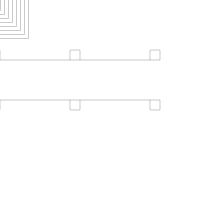

The Python source for this figure:
#!/usr/bin/python
import argparse
import drawsvg as draw
from numpy import array, sqrt, pi, log
from math import floor, ceil

ALIGN_BOTTOM = 0
ALIGN_TOP = 1


PIXEL_SCALE = 8.93 # customize it per computer

SIZE_0603_IN_PIXEL = 1.6 * PIXEL_SCALE
SIZE_0402_IN_PIXEL = 1 * PIXEL_SCALE
#
#  Embroidery coil maker, import to inkscape to generate pes file
#**** Size unit is mm and inductance is uH
class CoilMaker:

    ## static function to generate a coil with a transmission line directly
    def GenerateCoil(name, transmission_line_length, inductance, size = 0, reverse = False, intergrated_r = False, intergrated_c = False):
        coilMaker = CoilMaker(inductance * (10 ** -6), size)
        d = draw.Drawing(200, 200, origin='center', displayInline=False)
        p = draw.Path(stroke_width=0.202, stroke='black', fill_opacity ="0")
        coilMaker.makeCoil(p, transmission_line_length, intergrated_r, intergrated_c,
                    reverse) 

        d.append(p)
        d.save_svg(name + ".svg")  # Save to file


    def __init__(self, inductance, size = 0):

        self.inductance = inductance
        self.size = size
        self.line_width = 0.202
        self.spacing = 0.5
        self.relative_permeability = 1  # 相对磁导率，单位长度上的电感
  
        self.minimum_stitch_length = 0.5 
        # self.n_turns = self.calculateNTurns()
        self.n_turns = 16
        print("nTurns:", self.n_turns)
        # self.d_in = self.spacing if self.size == 0 else self.size - (self.spacing + self.line_width) * self.n_turns * 2
        self.d_in = self.spacing
        self.d_out = self.size if self.size > 0 else self.d_in + (self.spacing + self.line_width) * self.n_turns * 2
        print("din:", self.d_in)
        print("dout:", self.d_out)

    ## calculate the number of turns, based on (optional) dout and target inductance.
    def calculateNTurns(self): 
        best_n, l_diff = 0, 100

        if self.size > 0:
            ### binary search to find the  number of turns given the inductance
            min_n = 1
            max_n = 50
            while min_n < max_n:
                n = (min_n + max_n) // 2
                d_in = self.size - (self.spacing + self.line_width) * n * 2
                print("n chosen in binary search: ", n)
                if d_in < 0:
                    max_n = n - 1
                    continue
                d_out = self.size
                l = CoilMaker.getSingleInductance(d_in, d_out, n, self.relative_permeability)
                print("single inductance: ", l)
                if l <= self.inductance:
                    min_n = n + 1
                else:
                    max_n = n - 1
                if abs(l - self.inductance) < l_diff:
                    l_diff = abs(l - self.inductance)
                    best_n = n
        else:
            ### binary search to find the number of turns for the smallest inductor
            min_n = 1
            max_n = 50
            while min_n < max_n:
                n = (min_n + max_n) // 2
                d_in = self.spacing
                d_out = d_in + (self.spacing + self.line_width) * n * 2
                l = CoilMaker.getSingleInductance(d_in, d_out, n, self.relative_permeability)
                if l <= self.inductance:
                    min_n = n + 1
                else:
                    max_n = n - 1
                if abs(l - self.inductance) < l_diff:
                    l_diff = abs(l - self.inductance)
                    best_n = n
        return best_n

    # Stitch Coil and Transmission line
    def makeCoil(self, path, transmission_line_length, integrated_r = False, integrated_c = False, reverse = False):
        
        reverseF = -1 if reverse else 1
        path.M(95, -120)
        coil_location = array([(transmission_line_length)*reverseF*PIXEL_SCALE, -120])
        spacing = array([self.spacing*PIXEL_SCALE, self.spacing*PIXEL_SCALE])
        spacing[0] = 4
        spacing[1] = 4
        print("spacing: ", spacing[0])
        print("width: ", self.line_width * PIXEL_SCALE)
        print("inner: ", self.d_in * PIXEL_SCALE)
        din = array([self.d_in*PIXEL_SCALE, self.d_in*PIXEL_SCALE]) 
        print("coil_location: ", coil_location)
        self.stitchConnectionNode(path, [0, coil_location[1]], ALIGN_BOTTOM)
        if integrated_r:
            smd_r_location = (5*PIXEL_SCALE+SIZE_0603_IN_PIXEL)
            path.L(coil_location[0] - reverseF * smd_r_location, coil_location[1])  
            self.stitchConnectionNode(path, [coil_location[0] - reverseF * smd_r_location, coil_location[1]], ALIGN_BOTTOM)  
            path.L(coil_location[0] - reverseF * (smd_r_location-SIZE_0603_IN_PIXEL), coil_location[1]) 
            self.stitchConnectionNode(path, [coil_location[0] - reverseF * (smd_r_location-SIZE_0603_IN_PIXEL), coil_location[1]], ALIGN_BOTTOM)  
        
        if integrated_c:
            smd_c_location = (1 + PIXEL_SCALE+SIZE_0603_IN_PIXEL)
            path.L(coil_location[0] - reverseF * smd_c_location, coil_location[1])  
            self.stitchConnectionNode(path, [coil_location[0] - reverseF * smd_c_location, coil_location[1]], ALIGN_BOTTOM)  
            path.L(coil_location[0] - reverseF * (smd_c_location-SIZE_0603_IN_PIXEL), coil_location[1]) 
            self.stitchConnectionNode(path, [coil_location[0] - reverseF * (smd_c_location-SIZE_0603_IN_PIXEL), coil_location[1]], ALIGN_BOTTOM)  

        centers = array([coil_location[0] + (self.d_out/2)*reverseF*PIXEL_SCALE, coil_location[1]])
        path.L(centers[0], centers[1])
        self.stitchCoil(path, centers, din, spacing, reverse)
        path.L(0, centers[1] - spacing[1])
        self.stitchConnectionNode(path, [0, centers[1] - spacing[1]], ALIGN_TOP)
        print("single inductance: ", CoilMaker.getSingleInductance(self.d_in, self.d_out, self.n_turns, self.relative_permeability))

        lastPoint = array([-180, -40])
        path.M(lastPoint[0], lastPoint[1])
        for j in range(0,3):
            path.L(lastPoint[0], lastPoint[1] - 10)
            path.L(lastPoint[0] - 10, lastPoint[1] - 10)
            path.L(lastPoint[0] - 10, lastPoint[1])
            path.L(lastPoint[0], lastPoint[1])
            path.L(lastPoint[0] + 80, lastPoint[1])
            lastPoint[0] += 80
        path.L(lastPoint[0], lastPoint[1] - 10)
        path.L(lastPoint[0] - 10, lastPoint[1] - 10)
        path.L(lastPoint[0] - 10, lastPoint[1])
        path.L(lastPoint[0], lastPoint[1])
        lastPoint[0] -= 240
        lastPoint[1] += 40
        path.M(lastPoint[0], lastPoint[1])
        for j in range(0,3):
            path.L(lastPoint[0], lastPoint[1] + 10)
            path.L(lastPoint[0] - 10, lastPoint[1] + 10)
            path.L(lastPoint[0] - 10, lastPoint[1])
            path.L(lastPoint[0], lastPoint[1])
            path.L(lastPoint[0] + 80, lastPoint[1])
            lastPoint[0] += 80
        path.L(lastPoint[0], lastPoint[1] + 10)
        path.L(lastPoint[0] - 10, lastPoint[1] + 10)
        path.L(lastPoint[0] - 10, lastPoint[1])
        path.L(lastPoint[0], lastPoint[1])

    # Stitch Connection Node
    def stitchConnectionNode(self, p, location, alignment = 0): 
 
        self.last_point = location
        size_in_pixel = 1  * PIXEL_SCALE
        if alignment == ALIGN_BOTTOM:
            self.drawStitches(p, location[0] + size_in_pixel/2, location[1])
            print(self.last_point)
            self.drawStitches(p, location[0] + size_in_pixel/2, location[1] + size_in_pixel)
            print(self.last_point)
            self.drawStitches(p, location[0] - size_in_pixel/2, location[1] + size_in_pixel)
            self.drawStitches(p, location[0] - size_in_pixel/2, location[1])
            self.drawStitches(p, location[0], location[1])
        else:
            self.drawStitches(p, location[0] + size_in_pixel/2, location[1])
            self.drawStitches(p, location[0] + size_in_pixel/2, location[1] - size_in_pixel)
            self.drawStitches(p, location[0] - size_in_pixel/2, location[1] - size_in_pixel)
            self.drawStitches(p, location[0] - size_in_pixel/2, location[1])
            self.drawStitches(p, location[0], location[1]) 
        return p

    # Stitch Coil
    def stitchCoil(self, p, centers, din, spacing, reverse = False): 
        print("center0: ",centers[0])
        print("center1: ",centers[1])
        next_top_left_corner = array([centers[0]-din[0]/2, centers[1]-din[1]/2])
        next_bot_right_corner = array([centers[0]+din[0]/2, centers[1]+din[0]/2])
        print("top, left corneer: ", next_top_left_corner)
        print("bottom, right corner: ", next_bot_right_corner)
        self.last_point = centers

        for turn in range(0,self.n_turns):
            if reverse:
                self.drawStitches(p, next_top_left_corner[0], self.last_point[1]) #Right to Left
                self.drawStitches(p, next_top_left_corner[0], next_top_left_corner[1]) #Top to Bottom
                self.drawStitches(p, next_bot_right_corner[0], next_top_left_corner[1]) #Left to Right
                if turn == (self.n_turns -1):
                    self.drawStitches(p, next_bot_right_corner[0], centers[1] - spacing[1]) #Bottom to Tio
                else:
                    self.drawStitches(p, next_bot_right_corner[0], next_bot_right_corner[1])#Bottom to Tio
            else:
                self.drawStitches(p, next_bot_right_corner[0], self.last_point[1]) #Left to Right
                self.drawStitches(p, next_bot_right_corner[0], next_top_left_corner[1]) #Top to Bottom
                self.drawStitches(p, next_top_left_corner[0], next_top_left_corner[1]) #Left to Right
                if turn == (self.n_turns -1):
                    self.drawStitches(p, next_top_left_corner[0], centers[1] - spacing[1])#Bottom to Tio
                else:
                    self.drawStitches(p, next_top_left_corner[0], next_bot_right_corner[1]+spacing[1])#Bottom to Tio

            next_top_left_corner -= spacing
            next_bot_right_corner += spacing
        return p


    def drawStitches(self, p, x, y):
        dx = x - self.last_point[0]
        dy = y - self.last_point[1]
        length = sqrt((dx**2) + (dy**2))
        
        stitches = length/(self.minimum_stitch_length* PIXEL_SCALE)
        for i in range(1, floor(stitches)):
            # print(stitches)
            p.L(self.last_point[0] + dx/stitches*i, self.last_point[1] + dy/stitches*i)
        p.L(x, y)
        self.last_point = array([x, y])

    def getSingleInductance(d_in, d_out, n, rp): 
        C1 = 1.27
        C2 = 2.07
        C3 = 0.18
        C4 = 0.13
        N = n
        diaAvg = (10**-3 * (d_in + d_out) / 2)
        permeability = 4*pi*10**(-7) * rp
        fillratio = ( d_out - d_in)/( d_out + d_in)
        L = ((permeability *  N**2 *diaAvg* C1)/2) * (log(C2/fillratio) + C3*fillratio + C4* fillratio**2)
        return L

    def getDoubleInductance(d_in, d_out, n, rp, thickness):
        N = n
        X = thickness
        A = 0.184
        B = -0.525
        C = 1.038
        D = 1.001
        KC = (N**2)/( (A*X**3 + B*X**2 + C*X + D) * ( (1.67*N**2 -5.84*N +65)* 0.64) )
        L12 = CoilMaker.getSingleInductance(d_in, d_out, n, rp)
        Ltot = 2*L12 + 2*KC * L12
        return Ltot



if __name__=="__main__":
    CoilMaker.GenerateCoil("phone_front", 2, 30, 25,reverse= True, intergrated_c= False, intergrated_r=False)


    
